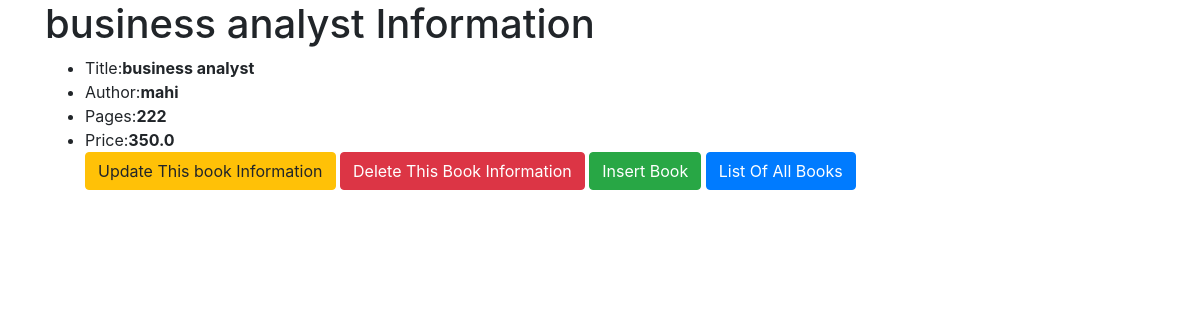
Page /9/ on the committed database.
### testapp/models.py (models this page shows, shortened)
class Book(models.Model):
    title=models.CharField(max_length=30)
    author=models.CharField(max_length=30)
    pages=models.IntegerField()
    price=models.FloatField()

### testapp/views.py (the view)
# urls.py: path('<int:pk>/',views.BookDetailView.as_view(),name='detail'),
class BookDetailView(DetailView):
    model=Book

### templates/testapp/book_detail.html (shortened to what this page needs)
<!DOCTYPE html>
<html lang="en">
<head>
    <link rel="stylesheet" href="https://cdn.jsdelivr.net/npm/bootstrap@4.6.2/dist/css/bootstrap.min.css">
</head>
<body>
<div class="container">
<h1>{{book.title}} Information</h1>
<ul>
    <li>Title:<strong>{{book.title}}</strong></li>
    <li>Author:<strong>{{book.author}}</strong></li>
    <li>Pages:<strong>{{book.pages}}</strong></li>
    <li>Price:<strong>{{book.price}}</strong></li>
    <a class="btn btn-warning" href="/update/{{book.id}}">Update This book Information</a>
        <a class="btn btn-danger" href="/delete/{{book.id}}">Delete This Book Information</a>
        <a class="btn btn-success" href="/">Insert Book</a>
        <a class="btn btn-primary" href="/list2">List Of All Books</a>
</ul>
</div>
</body>
</html>

### rows in the picture
Book: title "business analyst", author "mahi", pages "222", price "350.0"
